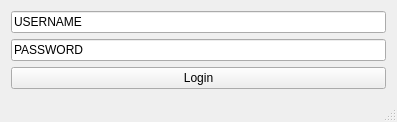
<?xml version="1.0" encoding="UTF-8"?>
<ui version="4.0">
 <class>MainWindow</class>
 <widget class="QMainWindow" name="MainWindow">
  <property name="geometry">
   <rect>
    <x>0</x>
    <y>0</y>
    <width>397</width>
    <height>121</height>
   </rect>
  </property>
  <property name="windowTitle">
   <string>knock knock </string>
  </property>
  <widget class="QWidget" name="centralWidget">
   <layout class="QVBoxLayout" name="verticalLayout">
    <item>
     <widget class="QLineEdit" name="lineEdit">
      <property name="text">
       <string>USERNAME</string>
      </property>
     </widget>
    </item>
    <item>
     <widget class="QLineEdit" name="lineEdit_2">
      <property name="text">
       <string>PASSWORD</string>
      </property>
     </widget>
    </item>
    <item>
     <widget class="QPushButton" name="pushButton">
      <property name="text">
       <string>Login</string>
      </property>
     </widget>
    </item>
   </layout>
  </widget>
  <widget class="QStatusBar" name="statusBar"/>
 </widget>
 <layoutdefault spacing="6" margin="11"/>
 <resources/>
 <connections/>
</ui>
